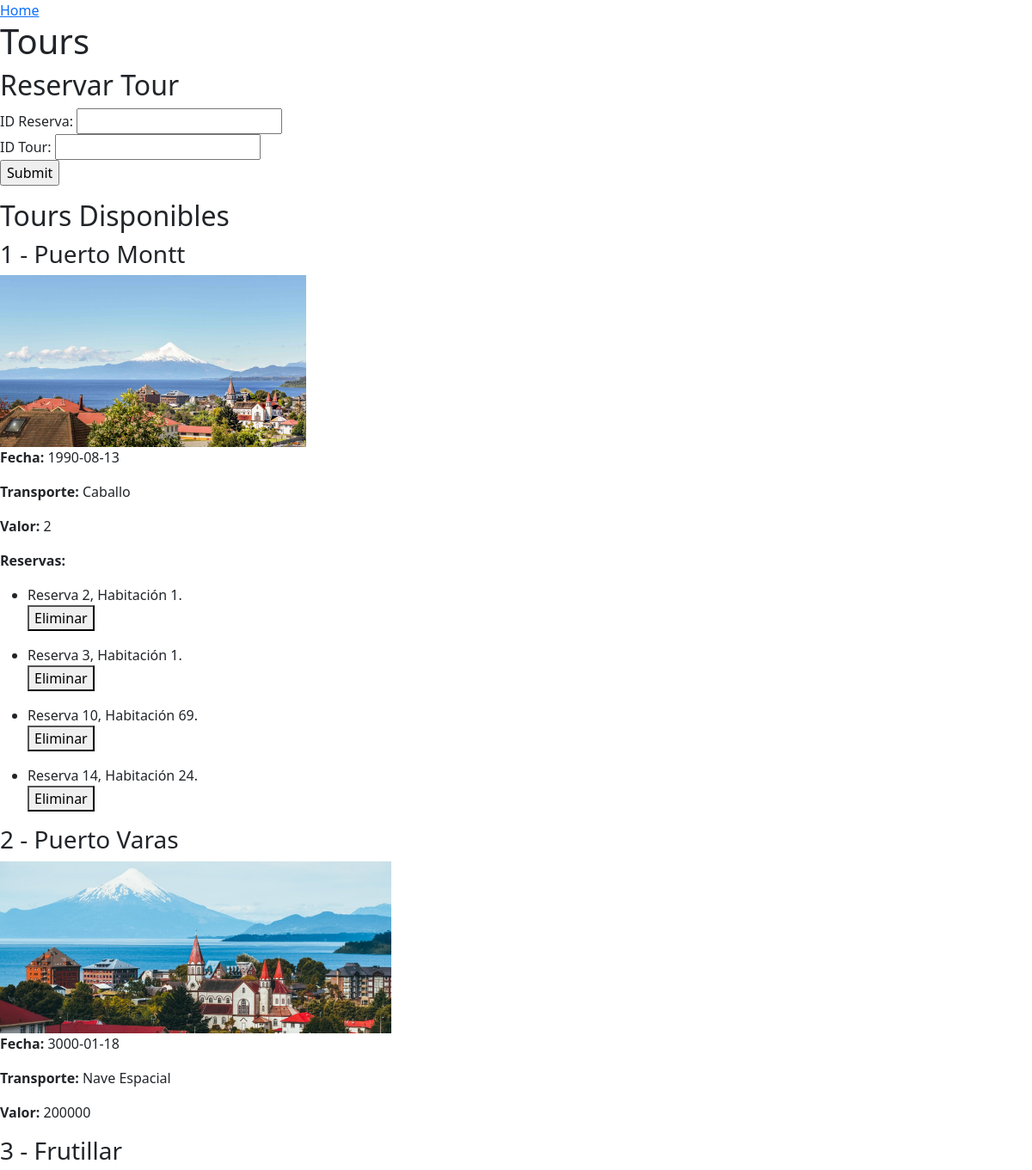
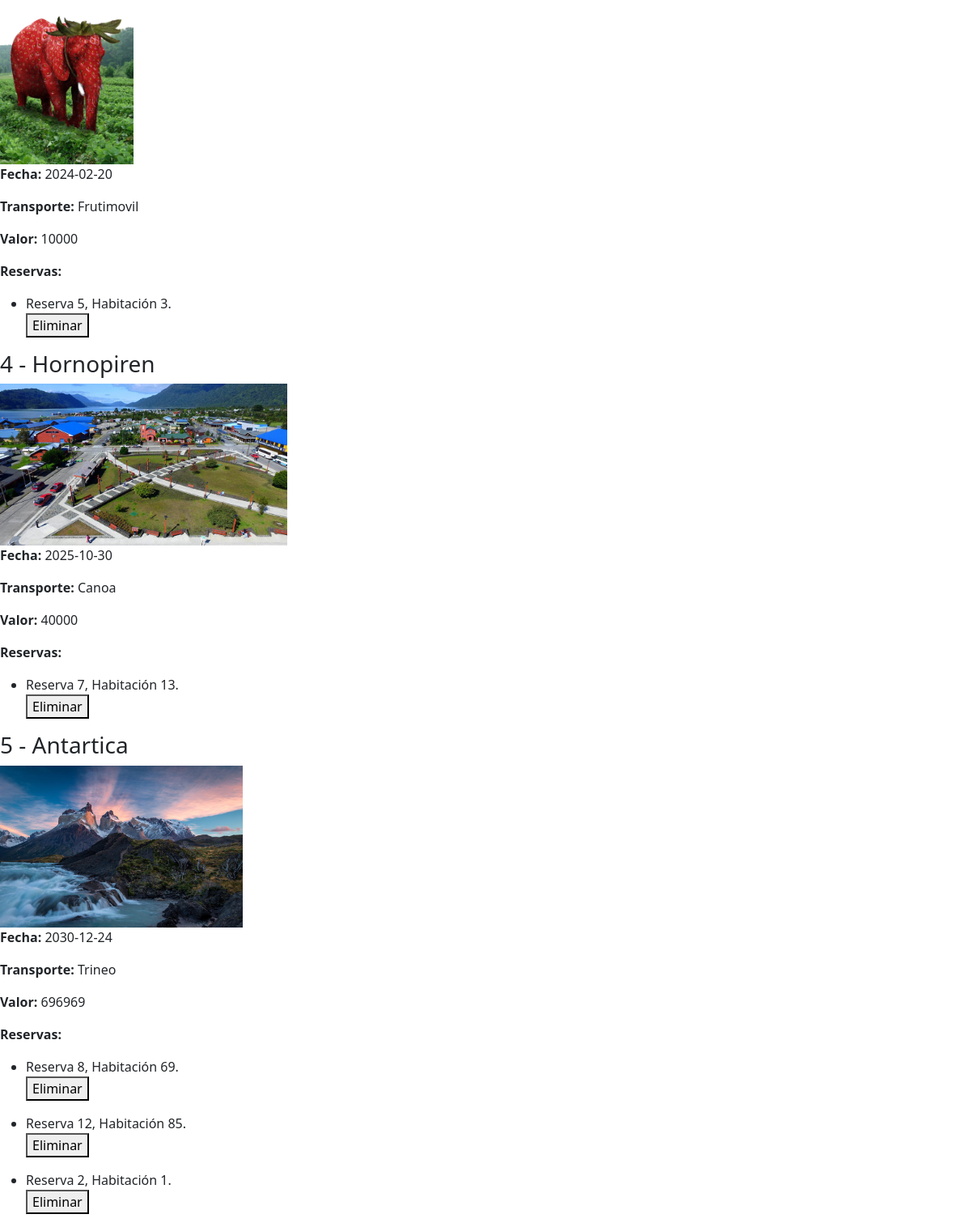
Screenshot of /php/reserva_tours.php with the database file from the repository (2 pictures, top to bottom).
### tables this page shows
CREATE TABLE `Tour` (
  `id` int unsigned NOT NULL AUTO_INCREMENT,
  `fecha` date DEFAULT NULL,
  `lugar` varchar(100) DEFAULT NULL,
  `transporte` varchar(30) DEFAULT NULL,
  `valor` int unsigned DEFAULT NULL,
  PRIMARY KEY (`id`)
);

CREATE TABLE `ReservaHabitacion` (
  `id` int unsigned NOT NULL AUTO_INCREMENT,
  `rut_cliente` int unsigned NOT NULL,
  `numero_habitacion` int unsigned NOT NULL,
  `fecha_checkin` date NOT NULL,
  `fecha_checkout` date NOT NULL,
  `calificacion` tinyint DEFAULT NULL,
  `valor_total` int DEFAULT NULL,
  PRIMARY KEY (`id`),
  KEY `rut_cliente` (`rut_cliente`),
  KEY `numero_habitacion` (`numero_habitacion`),
  CONSTRAINT `ReservaHabitacion_ibfk_1` FOREIGN KEY (`rut_cliente`) REFERENCES `Cliente` (`rut`) ON DELETE CASCADE,
  CONSTRAINT `ReservaHabitacion_ibfk_2` FOREIGN KEY (`numero_habitacion`) REFERENCES `Habitacion` (`numero`)
);

### php/reserva_tours.php (the view, shortened to what this page needs)
<html>
<head>
	<link href="https://cdn.jsdelivr.net/npm/bootstrap@5.3.3/dist/css/bootstrap.min.css" rel="stylesheet">
</head>
<body>
	<a href="/">Home</a>
	<h1>Tours</h1>
	<h2>Reservar Tour</h2>
	<form action="reserva_tours.php" method="post">
		ID Reserva: <input type="number" name="id_reserva" required><br>
		ID Tour: <input type="number" name="id_tour" required><br>
		<input type="submit">
	</form>
	<h2>Tours Disponibles</h2>
<?php
$conn = coneccion();
$result = $conn->query("SELECT * FROM Tour;");
if ($result->num_rows > 0) {
	while ($row = $result->fetch_assoc()) {
		echo "<h3>" . $row["id"] . " - " . $row["lugar"] . "</h3>";
		echo "<img src='/images/" . $row["lugar"] . ".jpg' height='200px'>";
		echo "<p><b>Fecha: </b>" . $row["fecha"] . "</p>";
		echo "<p><b>Transporte: </b>" . $row["transporte"] . "</p>";
		echo "<p><b>Valor: </b>" . $row["valor"] . "</p>";
		$id = $row["id"];
		$query = "
		SELECT * FROM ReservaHabitacion
		WHERE id IN (
			SELECT id_reserva_habitacion FROM ReservaTour
			WHERE id_tour=$id
		);
		";
		$reservas = $conn->query($query);
		if ($reservas->num_rows == 0) { continue; }
		echo "<p><b>Reservas:</b><ul>";
		while ($reserva = $reservas->fetch_assoc()) {
			$id_reserva = $reserva["id"];
			$numero = $reserva["numero_habitacion"];
			echo "
			<li>Reserva $id_reserva, Habitación $numero.
				<form action='reserva_tours.php' method='POST'>
					<button name='delete' value='$id-$id_reserva' type='submit'>Eliminar</button>
				</form>
			</li>";
		}
		echo "</ul>";
	}
}
?>
</body>
</html>

### rows the page displays
tour: id "1", lugar "Puerto Montt", lugar (picture), fecha "1990-08-13", transporte "Caballo", valor "2"
reservahabitacion: id "2", numero_habitacion "1"
reservahabitacion: id "3", numero_habitacion "1"
reservahabitacion: id "10", numero_habitacion "69"
reservahabitacion: id "14", numero_habitacion "24"
tour: id "2", lugar "Puerto Varas", lugar (picture), fecha "3000-01-18", transporte "Nave Espacial", valor "200000"
tour: id "3", lugar "Frutillar", lugar (picture), fecha "2024-02-20", transporte "Frutimovil", valor "10000"
reservahabitacion: id "5", numero_habitacion "3"
tour: id "4", lugar "Hornopiren", lugar (picture), fecha "2025-10-30", transporte "Canoa", valor "40000"
reservahabitacion: id "7", numero_habitacion "13"
tour: id "5", lugar "Antartica", lugar (picture), fecha "2030-12-24", transporte "Trineo", valor "696969"
reservahabitacion: id "8", numero_habitacion "69"
reservahabitacion: id "12", numero_habitacion "85"
